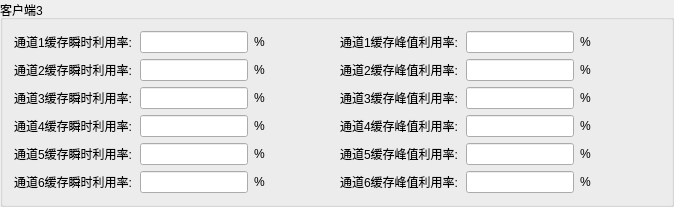
               <widget class="QGroupBox" name="groupBox_5">
                <property name="title">
                 <string>客户端3</string>
                </property>
                <layout class="QHBoxLayout" name="horizontalLayout_104">
                 <item>
                  <layout class="QVBoxLayout" name="verticalLayout_6">
                   <item>
                    <layout class="QHBoxLayout" name="horizontalLayout_105">
                     <item>
                      <layout class="QHBoxLayout" name="horizontalLayout_106">
                       <item>
                        <layout class="QHBoxLayout" name="horizontalLayout_107">
                         <item>
                          <widget class="QLabel" name="label_90">
                           <property name="minimumSize">
                            <size>
                             <width>120</width>
                             <height>0</height>
                            </size>
                           </property>
                           <property name="text">
                            <string>通道1缓存瞬时利用率:</string>
                           </property>
                          </widget>
                         </item>
                         <item>
                          <widget class="QLineEdit" name="lineEdit_Client3Comm1CacheUnitRate"/>
                         </item>
                         <item>
                          <widget class="QLabel" name="label_91">
                           <property name="minimumSize">
                            <size>
                             <width>40</width>
                             <height>0</height>
                            </size>
                           </property>
                           <property name="text">
                            <string>%</string>
                           </property>
                          </widget>
                         </item>
                        </layout>
                       </item>
                       <item>
                        <spacer name="horizontalSpacer_42">
                         <property name="orientation">
                          <enum>Qt::Horizontal</enum>
                         </property>
                         <property name="sizeHint" stdset="0">
                          <size>
                           <width>40</width>
                           <height>20</height>
                          </size>
                         </property>
                        </spacer>
                       </item>
                      </layout>
                     </item>
                     <item>
                      <layout class="QHBoxLayout" name="horizontalLayout_108">
                       <item>
                        <layout class="QHBoxLayout" name="horizontalLayout_109">
                         <item>
                          <widget class="QLabel" name="label_92">
                           <property name="minimumSize">
                            <size>
                             <width>120</width>
                             <height>0</height>
                            </size>
                           </property>
                           <property name="text">
                            <string>通道1缓存峰值利用率:</string>
                           </property>
                          </widget>
                         </item>
                         <item>
                          <widget class="QLineEdit" name="lineEdit_Client3Comm1CachePeakRate"/>
                         </item>
                         <item>
                          <widget class="QLabel" name="label_93">
                           <property name="minimumSize">
                            <size>
                             <width>40</width>
                             <height>0</height>
                            </size>
                           </property>
                           <property name="text">
                            <string>%</string>
                           </property>
                          </widget>
                         </item>
                        </layout>
                       </item>
                       <item>
                        <spacer name="horizontalSpacer_43">
                         <property name="orientation">
                          <enum>Qt::Horizontal</enum>
                         </property>
                         <property name="sizeHint" stdset="0">
                          <size>
                           <width>40</width>
                           <height>20</height>
                          </size>
                         </property>
                        </spacer>
                       </item>
                      </layout>
                     </item>
                    </layout>
                   </item>
                   <item>
                    <layout class="QHBoxLayout" name="horizontalLayout_110">
                     <item>
                      <layout class="QHBoxLayout" name="horizontalLayout_111">
                       <item>
                        <layout class="QHBoxLayout" name="horizontalLayout_112">
                         <item>
                          <widget class="QLabel" name="label_94">
                           <property name="minimumSize">
                            <size>
                             <width>120</width>
                             <height>0</height>
                            </size>
                           </property>
                           <property name="text">
                            <string>通道2缓存瞬时利用率:</string>
                           </property>
                          </widget>
                         </item>
                         <item>
                          <widget class="QLineEdit" name="lineEdit_Client3Comm2CacheUnitRate"/>
                         </item>
                         <item>
                          <widget class="QLabel" name="label_95">
                           <property name="minimumSize">
                            <size>
                             <width>40</width>
                             <height>0</height>
                            </size>
                           </property>
                           <property name="text">
                            <string>%</string>
                           </property>
                          </widget>
                         </item>
                        </layout>
                       </item>
                       <item>
                        <spacer name="horizontalSpacer_44">
                         <property name="orientation">
                          <enum>Qt::Horizontal</enum>
                         </property>
                         <property name="sizeHint" stdset="0">
                          <size>
                           <width>40</width>
                           <height>20</height>
                          </size>
                         </property>
                        </spacer>
                       </item>
                      </layout>
                     </item>
                     <item>
                      <layout class="QHBoxLayout" name="horizontalLayout_113">
                       <item>
                        <layout class="QHBoxLayout" name="horizontalLayout_114">
                         <item>
                          <widget class="QLabel" name="label_96">
                           <property name="minimumSize">
                            <size>
                             <width>120</width>
                             <height>0</height>
                            </size>
                           </property>
                           <property name="text">
                            <string>通道2缓存峰值利用率:</string>
                           </property>
                          </widget>
                         </item>
                         <item>
                          <widget class="QLineEdit" name="lineEdit_Client3Comm2CachePeakRate"/>
                         </item>
                         <item>
                          <widget class="QLabel" name="label_97">
                           <property name="minimumSize">
                            <size>
                             <width>40</width>
                             <height>0</height>
                            </size>
                           </property>
                           <property name="text">
                            <string>%</string>
                           </property>
                          </widget>
                         </item>
                        </layout>
                       </item>
                       <item>
                        <spacer name="horizontalSpacer_45">
                         <property name="orientation">
                          <enum>Qt::Horizontal</enum>
                         </property>
                         <property name="sizeHint" stdset="0">
                          <size>
                           <width>40</width>
                           <height>20</height>
                          </size>
                         </property>
                        </spacer>
                       </item>
                      </layout>
                     </item>
                    </layout>
                   </item>
                   <item>
                    <layout class="QHBoxLayout" name="horizontalLayout_115">
                     <item>
                      <layout class="QHBoxLayout" name="horizontalLayout_116">
                       <item>
                        <layout class="QHBoxLayout" name="horizontalLayout_117">
                         <item>
                          <widget class="QLabel" name="label_98">
                           <property name="minimumSize">
                            <size>
                             <width>120</width>
                             <height>0</height>
                            </size>
                           </property>
                           <property name="text">
                            <string>通道3缓存瞬时利用率:</string>
                           </property>
                          </widget>
                         </item>
                         <item>
                          <widget class="QLineEdit" name="lineEdit_Client3Comm3CacheUnitRate"/>
                         </item>
                         <item>
                          <widget class="QLabel" name="label_99">
                           <property name="minimumSize">
                            <size>
                             <width>40</width>
                             <height>0</height>
                            </size>
                           </property>
                           <property name="text">
                            <string>%</string>
                           </property>
                          </widget>
                         </item>
                        </layout>
                       </item>
                       <item>
                        <spacer name="horizontalSpacer_46">
                         <property name="orientation">
                          <enum>Qt::Horizontal</enum>
                         </property>
                         <property name="sizeHint" stdset="0">
                          <size>
                           <width>40</width>
                           <height>20</height>
                          </size>
                         </property>
                        </spacer>
                       </item>
                      </layout>
                     </item>
                     <item>
                      <layout class="QHBoxLayout" name="horizontalLayout_118">
                       <item>
                        <layout class="QHBoxLayout" name="horizontalLayout_119">
                         <item>
                          <widget class="QLabel" name="label_100">
                           <property name="minimumSize">
                            <size>
                             <width>120</width>
                             <height>0</height>
                            </size>
                           </property>
                           <property name="text">
                            <string>通道3缓存峰值利用率:</string>
                           </property>
                          </widget>
                         </item>
                         <item>
                          <widget class="QLineEdit" name="lineEdit_Client3Comm3CachePeakRate"/>
                         </item>
                         <item>
                          <widget class="QLabel" name="label_101">
                           <property name="minimumSize">
                            <size>
                             <width>40</width>
                             <height>0</height>
                            </size>
                           </property>
                           <property name="text">
                            <string>%</string>
                           </property>
                          </widget>
                         </item>
                        </layout>
                       </item>
                       <item>
                        <spacer name="horizontalSpacer_47">
                         <property name="orientation">
                          <enum>Qt::Horizontal</enum>
                         </property>
                         <property name="sizeHint" stdset="0">
                          <size>
                           <width>40</width>
                           <height>20</height>
                          </size>
                         </property>
                        </spacer>
                       </item>
                      </layout>
                     </item>
                    </layout>
                   </item>
                   <item>
                    <layout class="QHBoxLayout" name="horizontalLayout_120">
                     <item>
                      <layout class="QHBoxLayout" name="horizontalLayout_121">
                       <item>
                        <layout class="QHBoxLayout" name="horizontalLayout_122">
                         <item>
                          <widget class="QLabel" name="label_102">
                           <property name="minimumSize">
                            <size>
                             <width>120</width>
                             <height>0</height>
                            </size>
                           </property>
                           <property name="text">
                            <string>通道4缓存瞬时利用率:</string>
                           </property>
                          </widget>
                         </item>
                         <item>
                          <widget class="QLineEdit" name="lineEdit_Client3Comm4CacheUnitRate"/>
                         </item>
                         <item>
                          <widget class="QLabel" name="label_103">
                           <property name="minimumSize">
                            <size>
                             <width>40</width>
                             <height>0</height>
                            </size>
                           </property>
                           <property name="text">
                            <string>%</string>
                           </property>
                          </widget>
                         </item>
                        </layout>
                       </item>
                       <item>
                        <spacer name="horizontalSpacer_48">
                         <property name="orientation">
                          <enum>Qt::Horizontal</enum>
                         </property>
                         <property name="sizeHint" stdset="0">
                          <size>
                           <width>40</width>
                           <height>20</height>
                          </size>
                         </property>
                        </spacer>
                       </item>
                      </layout>
                     </item>
                     <item>
                      <layout class="QHBoxLayout" name="horizontalLayout_123">
                       <item>
                        <layout class="QHBoxLayout" name="horizontalLayout_124">
                         <item>
                          <widget class="QLabel" name="label_104">
                           <property name="minimumSize">
                            <size>
                             <width>120</width>
                             <height>0</height>
                            </size>
                           </property>
                           <property name="text">
                            <string>通道4缓存峰值利用率:</string>
                           </property>
                          </widget>
                         </item>
                         <item>
                          <widget class="QLineEdit" name="lineEdit_Client3Comm4CachePeakRate"/>
                         </item>
                         <item>
                          <widget class="QLabel" name="label_105">
                           <property name="minimumSize">
                            <size>
                             <width>40</width>
                             <height>0</height>
                            </size>
                           </property>
                           <property name="text">
                            <string>%</string>
                           </property>
                          </widget>
                         </item>
                        </layout>
                       </item>
                       <item>
                        <spacer name="horizontalSpacer_49">
                         <property name="orientation">
                          <enum>Qt::Horizontal</enum>
                         </property>
                         <property name="sizeHint" stdset="0">
                          <size>
                           <width>40</width>
                           <height>20</height>
                          </size>
                         </property>
                        </spacer>
                       </item>
                      </layout>
                     </item>
                    </layout>
                   </item>
                   <item>
                    <layout class="QHBoxLayout" name="horizontalLayout_125">
                     <item>
                      <layout class="QHBoxLayout" name="horizontalLayout_126">
                       <item>
                        <layout class="QHBoxLayout" name="horizontalLayout_127">
                         <item>
                          <widget class="QLabel" name="label_106">
                           <property name="minimumSize">
                            <size>
                             <width>120</width>
                             <height>0</height>
                            </size>
                           </property>
                           <property name="text">
                            <string>通道5缓存瞬时利用率:</string>
                           </property>
                          </widget>
                         </item>
                         <item>
                          <widget class="QLineEdit" name="lineEdit_Client3Comm5CacheUnitRate"/>
                         </item>
                         <item>
                          <widget class="QLabel" name="label_107">
                           <property name="minimumSize">
                            <size>
                             <width>40</width>
                             <height>0</height>
                            </size>
                           </property>
                           <property name="text">
                            <string>%</string>
                           </property>
                          </widget>
                         </item>
                        </layout>
                       </item>
                       <item>
                        <spacer name="horizontalSpacer_50">
                         <property name="orientation">
                          <enum>Qt::Horizontal</enum>
                         </property>
                         <property name="sizeHint" stdset="0">
                          <size>
                           <width>40</width>
                           <height>20</height>
                          </size>
                         </property>
                        </spacer>
                       </item>
                      </layout>
                     </item>
                     <item>
                      <layout class="QHBoxLayout" name="horizontalLayout_128">
                       <item>
                        <layout class="QHBoxLayout" name="horizontalLayout_129">
                         <item>
                          <widget class="QLabel" name="label_108">
                           <property name="minimumSize">
                            <size>
                             <width>120</width>
                             <height>0</height>
                            </size>
                           </property>
                           <property name="text">
                            <string>通道5缓存峰值利用率:</string>
                           </property>
                          </widget>
                         </item>
                         <item>
                          <widget class="QLineEdit" name="lineEdit_Client3Comm5CachePeakRate"/>
                         </item>
                         <item>
                          <widget class="QLabel" name="label_109">
                           <property name="minimumSize">
                            <size>
                             <width>40</width>
                             <height>0</height>
                            </size>
                           </property>
                           <property name="text">
                            <string>%</string>
                           </property>
                          </widget>
                         </item>
                        </layout>
                       </item>
                       <item>
                        <spacer name="horizontalSpacer_51">
                         <property name="orientation">
                          <enum>Qt::Horizontal</enum>
                         </property>
                         <property name="sizeHint" stdset="0">
                          <size>
                           <width>40</width>
                           <height>20</height>
                          </size>
                         </property>
                        </spacer>
                       </item>
                      </layout>
                     </item>
                    </layout>
                   </item>
                   <item>
                    <layout class="QHBoxLayout" name="horizontalLayout_130">
                     <item>
                      <layout class="QHBoxLayout" name="horizontalLayout_131">
                       <item>
                        <layout class="QHBoxLayout" name="horizontalLayout_132">
                         <item>
                          <widget class="QLabel" name="label_110">
                           <property name="minimumSize">
                            <size>
                             <width>120</width>
                             <height>0</height>
                            </size>
                           </property>
                           <property name="text">
                            <string>通道6缓存瞬时利用率:</string>
                           </property>
                          </widget>
                         </item>
                         <item>
                          <widget class="QLineEdit" name="lineEdit_Client3Comm6CacheUnitRate"/>
                         </item>
                         <item>
                          <widget class="QLabel" name="label_111">
                           <property name="minimumSize">
                            <size>
                             <width>40</width>
                             <height>0</height>
                            </size>
                           </property>
                           <property name="text">
                            <string>%</string>
                           </property>
                          </widget>
                         </item>
                        </layout>
                       </item>
                       <item>
                        <spacer name="horizontalSpacer_52">
                         <property name="orientation">
                          <enum>Qt::Horizontal</enum>
                         </property>
                         <property name="sizeHint" stdset="0">
                          <size>
                           <width>40</width>
                           <height>20</height>
                          </size>
                         </property>
                        </spacer>
                       </item>
                      </layout>
                     </item>
                     <item>
                      <layout class="QHBoxLayout" name="horizontalLayout_133">
                       <item>
                        <layout class="QHBoxLayout" name="horizontalLayout_134">
                         <item>
                          <widget class="QLabel" name="label_112">
                           <property name="minimumSize">
                            <size>
                             <width>120</width>
                             <height>0</height>
                            </size>
                           </property>
                           <property name="text">
                            <string>通道6缓存峰值利用率:</string>
                           </property>
                          </widget>
                         </item>
                         <item>
                          <widget class="QLineEdit" name="lineEdit_Client3Comm6CachePeakRate"/>
                         </item>
                         <item>
                          <widget class="QLabel" name="label_113">
                           <property name="minimumSize">
                            <size>
                             <width>40</width>
                             <height>0</height>
                            </size>
                           </property>
                           <property name="text">
                            <string>%</string>
                           </property>
                          </widget>
                         </item>
                        </layout>
                       </item>
                       <item>
                        <spacer name="horizontalSpacer_53">
                         <property name="orientation">
                          <enum>Qt::Horizontal</enum>
                         </property>
                         <property name="sizeHint" stdset="0">
                          <size>
                           <width>40</width>
                           <height>20</height>
                          </size>
                         </property>
                        </spacer>
                       </item>
                      </layout>
                     </item>
                    </layout>
                   </item>
                  </layout>
                 </item>
                </layout>
               </widget>
